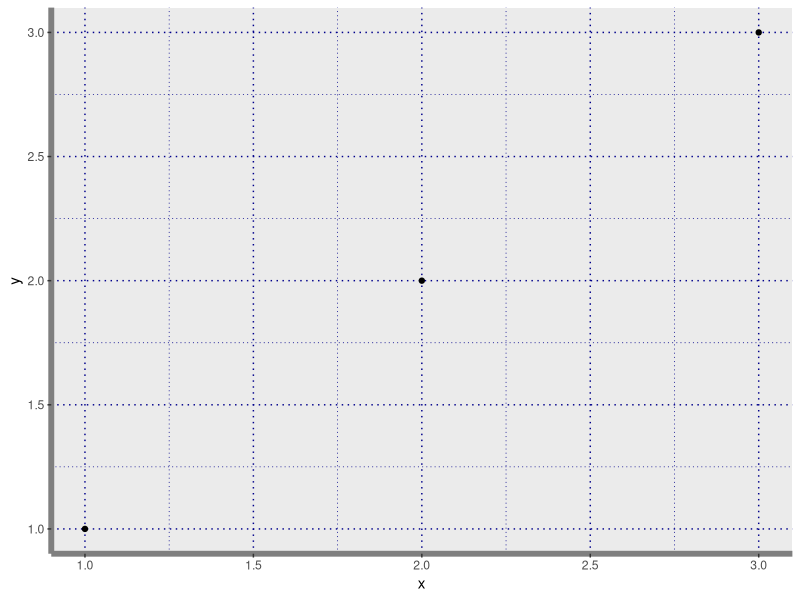

Reproduce this figure in R.
library(ggplot2)
df <- data.frame(x = 1:3, y = 1:3)
base <- ggplot(df, aes(x, y)) + geom_point()

# Accentuate the axes
base + theme(axis.line = element_line(colour = "grey50", linewidth = 2))+
  theme(panel.grid = element_line(linetype = "dotted", color = "darkblue"))
